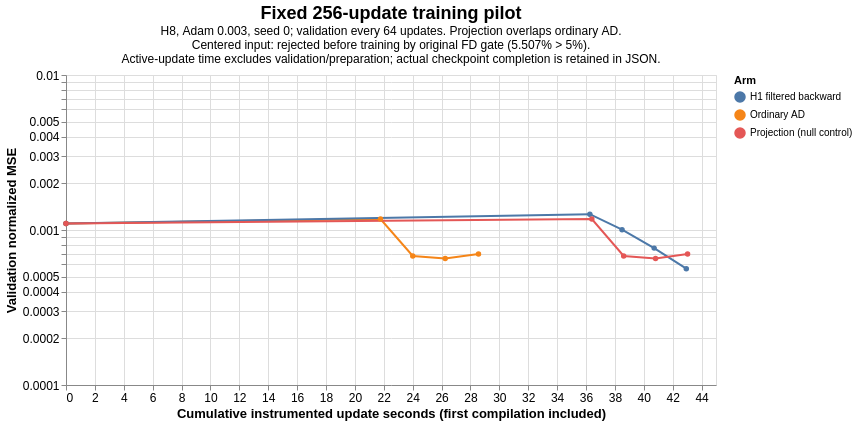

Write a Vega-Lite specification for this figure.
### Vega-Lite specification from a JSON file in a GitHub repository (floating-point values rounded to 4 significant figures)
{"config": {"view": {"continuousWidth": 300, "continuousHeight": 300}, "axis": {"labelFontSize": 12, "titleFontSize": 13}, "title": {"fontSize": 18, "subtitleFontSize": 12}}, "data": {"values": [{"arm": "Ordinary AD", "update": 0, "validation_loss": 0.001101, "active_update_seconds": 0, "actual_driver_completion_seconds": 8.742, "selected": false}, {"arm": "Ordinary AD", "update": 64, "validation_loss": 0.001178, "active_update_seconds": 21.77, "actual_driver_completion_seconds": 30.81, "selected": false}, {"arm": "Ordinary AD", "update": 128, "validation_loss": 0.0006797, "active_update_seconds": 24.01, "actual_driver_completion_seconds": 33.88, "selected": false}, {"arm": "Ordinary AD", "update": 192, "validation_loss": 0.0006556, "active_update_seconds": 26.25, "actual_driver_completion_seconds": 36.67, "selected": true}, {"arm": "Ordinary AD", "update": 256, "validation_loss": 0.0006999, "active_update_seconds": 28.56, "actual_driver_completion_seconds": 39.57, "selected": false}, {"arm": "H1 filtered backward", "update": 0, "validation_loss": 0.001101, "active_update_seconds": 0, "actual_driver_completion_seconds": 10.65, "selected": false}, {"arm": "H1 filtered backward", "update": 64, "validation_loss": 0.001264, "active_update_seconds": 36.27, "actual_driver_completion_seconds": 47.42, "selected": false}, {"arm": "H1 filtered backward", "update": 128, "validation_loss": 0.001004, "active_update_seconds": 38.5, "actual_driver_completion_seconds": 50.17, "selected": false}, {"arm": "H1 filtered backward", "update": 192, "validation_loss": 0.000764, "active_update_seconds": 40.72, "actual_driver_completion_seconds": 53.5, "selected": false}, {"arm": "H1 filtered backward", "update": 256, "validation_loss": 0.0005629, "active_update_seconds": 42.94, "actual_driver_completion_seconds": 56.17, "selected": true}, {"arm": "Projection (null control)", "update": 0, "validation_loss": 0.001101, "active_update_seconds": 0, "actual_driver_completion_seconds": 11.81, "selected": false}, {"arm": "Projection (null control)", "update": 64, "validation_loss": 0.001178, "active_update_seconds": 36.4, "actual_driver_completion_seconds": 48.71, "selected": false}, {"arm": "Projection (null control)", "update": 128, "validation_loss": 0.0006797, "active_update_seconds": 38.61, "actual_driver_completion_seconds": 51.59, "selected": false}, {"arm": "Projection (null control)", "update": 192, "validation_loss": 0.0006556, "active_update_seconds": 40.82, "actual_driver_completion_seconds": 54.66, "selected": true}, {"arm": "Projection (null control)", "update": 256, "validation_loss": 0.0006999, "active_update_seconds": 43.03, "actual_driver_completion_seconds": 57.31, "selected": false}]}, "mark": {"type": "line", "point": true}, "encoding": {"color": {"field": "arm", "title": "Arm", "type": "nominal"}, "tooltip": [{"field": "arm", "type": "nominal"}, {"field": "update", "type": "quantitative"}, {"field": "validation_loss", "type": "quantitative"}, {"field": "active_update_seconds", "type": "quantitative"}, {"field": "actual_driver_completion_seconds", "type": "quantitative"}], "x": {"field": "active_update_seconds", "title": "Cumulative instrumented update seconds (first compilation included)", "type": "quantitative"}, "y": {"field": "validation_loss", "scale": {"type": "log"}, "title": "Validation normalized MSE", "type": "quantitative"}}, "height": 310, "title": {"text": "Fixed 256-update training pilot", "subtitle": ["H8, Adam 0.003, seed 0; validation every 64 updates. Projection overlaps ordinary AD.", "Centered input: rejected before training by original FD gate (5.507% > 5%).", "Active-update time excludes validation/preparation; actual checkpoint completion is retained in JSON."]}, "width": 650, "$schema": "https://vega.github.io/schema/vega-lite/v6.4.1.json"}
